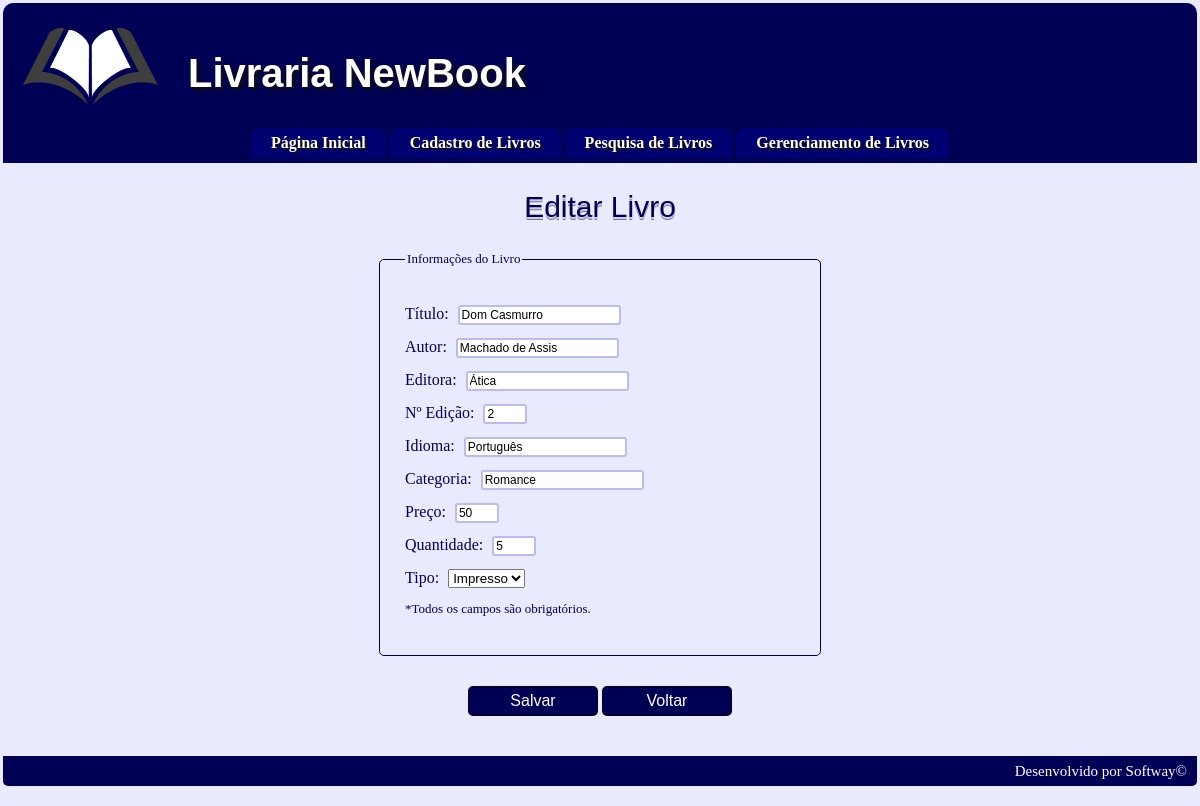
The app's page /gerenciaLivro.php?acao=editar&id=3 with its own data.
### tables this page shows
CREATE TABLE IF NOT EXISTS `livro` (
  `id` int(11) NOT NULL AUTO_INCREMENT,
  `titulo` varchar(200) NOT NULL,
  `autor` varchar(100) NOT NULL,
  `editora` varchar(100) NOT NULL,
  `edicao` int(11) NOT NULL,
  `idioma` varchar(100) NOT NULL,
  `categoria` varchar(100) NOT NULL,
  `preco` float NOT NULL,
  `quantidade` int(11) NOT NULL,
  `tipo` varchar(100) NOT NULL,
  PRIMARY KEY (`id`)
);

### editaLivro.php (the view, shortened to what this page needs)
<?php
	if ((isset($_GET['id'])) && ($_GET['id'] != "")) {
		$sql= "SELECT * FROM `livro` WHERE `id` LIKE '".$_GET['id']."'";
		$reg= mysql_query($sql,$conexao) or die (mysql_error());
		$numRegistros = mysql_num_rows($reg);
		echo "<div id='content'>
				<p>
					<h2> Editar Livro</h2>
				</p>";
		if ($numRegistros!=0){
			$sql= "SELECT * FROM `livro` WHERE `id` LIKE '".$_GET['id']."'";
			$reg= mysql_query($sql,$conexao) or die (mysql_error());
			$resultado  = mysql_fetch_object($reg);
			echo
			"<form action='#' method='post' onsubmit=\"alert('Dados alterados com sucesso!')\">
				<fieldset>
					<legend>Informações do Livro</legend>
					<p>
						<label for=titulo> Título: </label>
						<input type=text name=titulo value='".$resultado->titulo."' id='titulo' maxlength=200 required>
					</p>
					<p>
						<label for=autor> Autor: </label>
						<input type=text name=autor value='".$resultado->autor."' id='autor' maxlength=100 required>
					</p>
					<p>
						<label for=editora> Editora: </label>
						<input type=text name=editora value='".$resultado->editora."' id='editora' maxlength=100 required>
					</p>
					<p>
						<label for=edicao> Nº Edição: </label>
						<input type=text name=edicao value='".$resultado->edicao."' id='edicao' size=3 required pattern='[0-9]+'>
					</p>
					<p>
						<label for=idioma> Idioma: </label>
						<input type=text name=idioma value='".$resultado->idioma."' id='idioma' maxlength=100 required>
					</p>
					<p>
						<label for=categoria> Categoria: </label>
						<input type=text name=categoria value='".$resultado->categoria."' id='categoria' maxlength=100 required>
					</p>
					<p>
						<label for=preco> Preço: </label>
						<input type=text name=preco value='".$resultado->preco."' id='preco' size=3 required pattern='[0-9.]+'>
					</p>
					<p>
						<label for=quantidade> Quantidade: </label>
						<input type=text name=quantidade value='".$resultado->quantidade."' id='quantidade' size=3 required pattern='[0-9]+'>
					</p>
					<p>
						<label for=tipo> Tipo: </label>
						<select name='tipo' id='tipo' required>
							<option value='impresso'>Impresso</option>
							<option value='ebook' ";
					echo">E-book</option>
						</select>
					</p>
					<p>
						<font size=2>*Todos os campos são obrigatórios.</font>
					</p>
				</fieldset>
				<p>
					<input type=submit name=salvar class=submit value='Salvar'>
					<a href='gerenciaLivro.php'><button type=button onclick='gerenciaLivro.php'>Voltar</button></a>
				</p>
			</form>";
		}else{
			echo "<P align=center>Livro a ser editado não encontrado.</P>";
		}
		echo "</div>";
	}
?>

### style.css (style rules this page uses)
body { background-color: #EAEAFF; margin:3px; height:100%; }
#content { margin: 0px 40px 40px 40px; text-align: justify; color:#000055; }
h2 { margin: 1em 0 0.5em 0; color: #000055; font-weight: normal; font-family: 'Orienta', sans-serif; font-size: 30px; line-height: 28px; text-shadow: 0 2px #CCCCEE, 0 3px #777; text-align:center; }

### form.css (style rules this page uses)
input { font: 12px verdana, arial, helvetica, sans-serif; border:2px solid #BBBBEE; border-radius: 3px; }
form { text-align:center; margin:0 auto; }
.submit { background-color: #000055; height: 30px; width: 130px; font-size: 16; border:2px solid #000030; border-radius: 5px; color:white; float:none; cursor:pointer; }
button { background-color: #000055; height: 30px; width: 130px; font-size: 16; border:2px solid #000030; border-radius: 5px; color:white; float:none; cursor:pointer; }
label { text-align: right; width: 180px; padding-right: 5px; font-size:16; }
fieldset { border: solid 1px #000055; border-radius:5px; padding:25px; margin:30px auto; width: 35%; text-align:left; color: #000055; font-size:13; }

### records on screen
livro: titulo "Dom Casmurro", autor "Machado de Assis", editora "Ática", edicao "2", idioma "Português", categoria "Romance", preco "50", quantidade "5"
